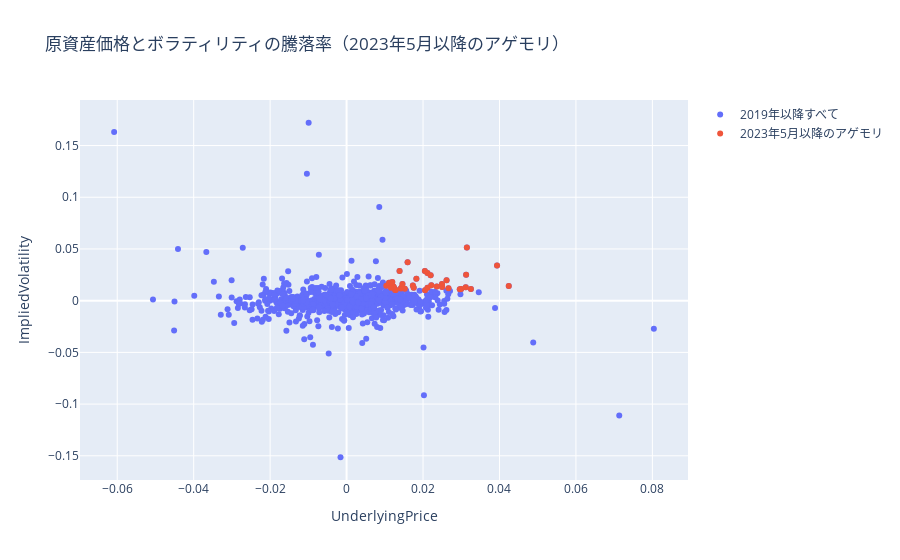

Source (notebook cell):
### Code cell
agemori = s_iv_pct_change.loc[(s_iv_pct_change > 0.01).all(axis=1), :]
scatter_s_iv_agemori_fig = go.Figure()
scatter_s_iv_agemori_fig.add_trace(
    go.Scatter(
        x=s_iv_pct_change.loc[:, "UnderlyingPrice"],
        y=s_iv_pct_change.loc[:, "ImpliedVolatility"],
        mode="markers",
        name="2019年以降すべて",
    )
)
scatter_s_iv_agemori_fig.add_trace(
    go.Scatter(
        x=agemori.loc[:, "UnderlyingPrice"],
        y=agemori.loc[:, "ImpliedVolatility"],
        mode="markers",
        name="2023年5月以降のアゲモリ",
    )
)
scatter_s_iv_agemori_fig.update_layout(
    go.Layout(
        title={"text": "原資産価格とボラティリティの騰落率（2023年5月以降のアゲモリ）"},
        xaxis={"title": "UnderlyingPrice"},
        yaxis={"title": "ImpliedVolatility"},
    )
)

### Figure 1 — Plotly figure (JSON) as saved in the notebook; plotly's stock layout.template omitted (floating-point values rounded to 4 significant figures; data arrays with more than 128 entries replaced by an {"elided": "..."} marker saying what was removed)
{"data": [{"mode": "markers", "name": "2019年以降すべて", "type": "scatter", "x": {"elided": "1076 float values"}, "y": {"elided": "1076 float values"}}, {"mode": "markers", "name": "2023年5月以降のアゲモリ", "type": "scatter", "x": [0.01756, 0.04243, 0.03127, 0.03147, 0.01523, 0.01734, 0.01193, 0.01133, 0.02216, 0.02116, 0.02053, 0.025, 0.0236, 0.01385, 0.02117, 0.03117, 0.01287, 0.02048, 0.01826, 0.01245, 0.01423, 0.03936, 0.02998, 0.01268, 0.01039, 0.01225, 0.01432, 0.01113, 0.02665, 0.02616, 0.0116, 0.02962, 0.03252, 0.02496, 0.01461, 0.01111, 0.01195, 0.01596, 0.02199], "y": [0.01252, 0.01414, 0.02516, 0.05131, 0.01145, 0.0146, 0.01325, 0.01606, 0.01493, 0.02678, 0.01016, 0.01323, 0.01374, 0.02875, 0.01245, 0.01294, 0.01034, 0.0288, 0.02117, 0.01237, 0.01169, 0.03399, 0.01118, 0.01037, 0.01453, 0.01377, 0.0125, 0.01541, 0.01193, 0.01966, 0.01252, 0.01112, 0.01137, 0.01616, 0.01612, 0.01731, 0.01801, 0.03725, 0.0245]}], "layout": {"title": {"text": "原資産価格とボラティリティの騰落率（2023年5月以降のアゲモリ）"}, "xaxis": {"title": {"text": "UnderlyingPrice"}}, "yaxis": {"title": {"text": "ImpliedVolatility"}}}}
